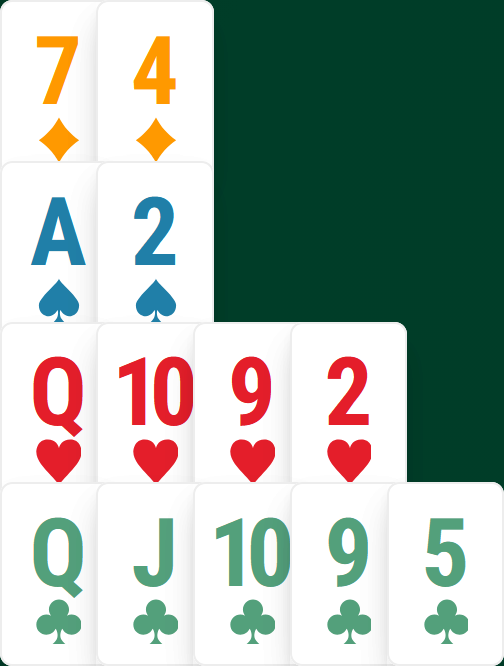
#> input picture hand-ocr/_leftgrid.png, 504 x 666 px
$ python -i detect.py   (imports and definitions only)
#> lines starting #> are read from the running program, lines starting #| are printed output that depends on the picture; after the words box and inside, x2 and y2 are one past the last pixel; in counts of white or black regions, pixels touching at a corner belong together
#> further down, picture is the input picture: shape (666, 504, 3); mean B, G, R 164.8, 174, 158.6
"""Front-of-pipeline dispatch: tile splitting + recognition-mode detection.

One image may contain one deal or many. And the deal(s) come in one of two
visual grammars. This module decides both, so the rest of the pipeline can
route each tile to the right segmenter.

- **Tiles.** BridgeWebs' multi-table view (`bridgewebs-4-multi-table.png`) is a
  grid of independent board panels -> N deals in one PNG. Every other fixture
  is a single tile. `split_tiles` returns one Tile per board.
- **Mode.** Two grammars, detected per tile:
    - Mode.CARDS -- mini-card table play view (BBO, IntoBridge). Per-card suit
      glyph; hands may be partial (face-down). -> segment.py
    - Mode.ROWS  -- suit-row diagram / results view (BridgeWebs, RealBridge).
      Four hands in a compass cross, each four rows `<suit> <ranks>`; suit is
      positional; 2-colour deck; always 4 hands known. -> rows.py
"""

from __future__ import annotations

from dataclasses import dataclass
from enum import Enum
from itertools import pairwise
from typing import Any


class Mode(Enum):
    CARDS = "cards"  # mini-card play view -> segment.py
    ROWS = "rows"  # suit-row diagram -> rows.py


@dataclass
class Tile:
    """A single-deal sub-image plus where it sat in the source (for ordering
    multi-table output N->S, W->E)."""

    image: Any  # grayscale (or colour) crop of one board
    origin: tuple[int, int]  # (x, y) of the tile in the source image
    atlas: str | None = None  # recognition-atlas hint (e.g. "print"); None = auto-pick


# compass coverage above this fraction => a CARDS baize (or unknown), not a ROWS
# grid of compasses: don't try to tile it. ROWS diagrams show only small compasses.
_GRID_GREEN_CEILING = 0.20
# min blob area to count as a compass bar; well above the red suit-symbol glyphs
# that the red half of `compass_mask` also picks up.
_MIN_COMPASS_BLOB = 1500

# board-frame tiling (club-print grids have no compass but draw each board in a
# ruled rectangle). A frame's area as a fraction of the page, and its aspect.
_FRAME_AREA_LO, _FRAME_AREA_HI = 0.02, 0.25
_FRAME_ASPECT_LO, _FRAME_ASPECT_HI = 0.5, 2.2
_FRAME_MIN_COUNT = 4  # need a real grid, not one stray rectangle


# [12 lines left out: function _cluster_1d, not called in this run]


def _frame_tiles(image: Any) -> list[Tile]:
    """Tile a compass-less print grid by its ruled board rectangles.

    Club-print output (`print-*`) has no compass, but draws each board in a
    black-bordered box. We find those frames as rectangular contours of roughly
    uniform, board-sized area, dedupe the nested double borders, and return one
    Tile per frame in reading order tagged for the print atlas. Returns [] when
    no plausible uniform grid of frames is present (so single boards and the
    card views fall through to the whole-image path)."""
    import cv2
    import numpy as np

    h, w = image.shape[:2]
#> h = 666; w = 504
    gray = cv2.cvtColor(image, cv2.COLOR_BGR2GRAY) if image.ndim == 3 else image
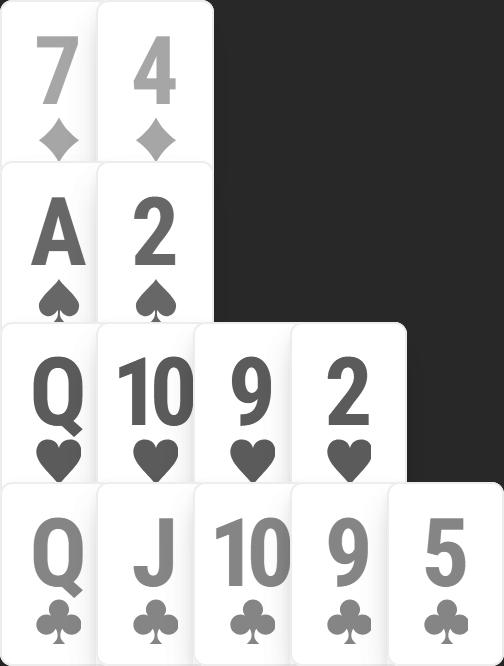
#> gray: shape (666, 504); min 35, max 255, mean 168.3
    _, binv = cv2.threshold(gray, 200, 255, cv2.THRESH_BINARY_INV)
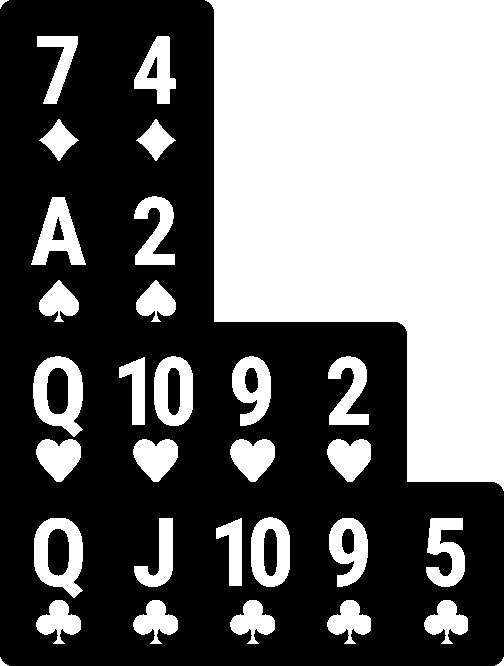
#> binv: shape (666, 504); 43.9% white; 32 white regions
    contours, _ = cv2.findContours(binv, cv2.RETR_LIST, cv2.CHAIN_APPROX_SIMPLE)
#> contours = 40 contours; largest, box (x1, y1, x2, y2) and area: (205, 0, 504, 491) 108224, (33, 356, 83, 437) 2974, (34, 518, 83, 598) 2942, (154, 356, 193, 426) 2268, (251, 517, 290, 587) 2260

    rects: list[tuple[int, int, int, int]] = []
    for c in contours:
        x, y, bw, bh = cv2.boundingRect(c)
        area = bw * bh
        if _FRAME_AREA_LO * w * h < area < _FRAME_AREA_HI * w * h and _FRAME_ASPECT_LO < bw / bh < _FRAME_ASPECT_HI:
            rects.append((x, y, bw, bh))
#> this loop made 40 passes
#> (x, y, bw, bh, area) on passes 1 to 12: (495, 657, 9, 9, 81), (0, 657, 9, 9, 81), (424, 600, 44, 44, 1936), (327, 600, 44, 44, 1936), (230, 600, 45, 44, 1980), (133, 600, 45, 44, 1980), (36, 600, 45, 44, 1980), (341, 528, 14, 27, 378), (263, 528, 15, 49, 735), (47, 528, 23, 49, 1127), (426, 518, 39, 69, 2691), (329, 518, 39, 69, 2691)
#> after the loop, rects = []
    # dedupe every box drawn as more than one rectangle (concentric inner/outer
    # borders, or a border + a slightly-inset fill) by SHARED CENTRE: such frames
    # share a centre to within a few px, while neighbouring boards are a full frame
    # apart, so a centre gap under a fifth of the frame is the same board. (Matching
    # on size alone missed borders whose widths differed by >15px -> a duplicate
    # tile for one board.) Largest first, so the outer frame is the one kept.
    rects.sort(key=lambda r: -r[2] * r[3])
    kept: list[tuple[int, int, int, int]] = []
    for r in rects:
        cx, cy = r[0] + r[2] / 2, r[1] + r[3] / 2
        if not any(
            abs(cx - (k[0] + k[2] / 2)) < 0.2 * r[2] and abs(cy - (k[1] + k[3] / 2)) < 0.2 * r[3] for k in kept
        ):
            kept.append(r)
#> this loop made 0 passes
#> after the loop, kept = []
    if len(kept) < _FRAME_MIN_COUNT:
        return []
    # require a genuine grid: frame sizes must be uniform (rules out a lone box
    # plus stray rectangles). Median-relative spread under ~15%.
    ws, hs = np.array([r[2] for r in kept]), np.array([r[3] for r in kept])
    if ws.std() > 0.15 * float(np.median(ws)) or hs.std() > 0.15 * float(np.median(hs)):
        return []
    # reading order: top-to-bottom by row band (half a frame height), then left-to-right
    band = float(np.median(hs)) * 0.5
    kept.sort(key=lambda r: (round(r[1] / band), r[0]))
    return [Tile(image=image[y : y + bh, x : x + bw], origin=(x, y), atlas="print") for (x, y, bw, bh) in kept]


# [51 lines left out: function split_tiles, not called in this run]


# a card play-view shows pure-white card faces over this fraction of the tile;
# below it, a green-baize tile with a full suit-row board is a RealBridge replay
# diagram (text on tinted panels, no white cards).
_WHITE_CARD_MAX = 0.12


# [45 lines left out: functions _white_card_fraction, detect_mode, not called in this run]

>>> import cv2
>>> picture = cv2.imread('../_leftgrid.png')
>>> result = _frame_tiles(picture)
#> result = []
